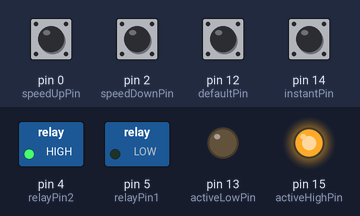
Simulated run of this sketch. Board: Arduino Uno, built with avr-gcc and run on an emulated ATmega328P. Shown: switched loads named in the sketch (green lamp = pin HIGH), output pins drawn as LEDs (lit = HIGH). The test bench sets the inputs (shaded band); at power-on: pin 0 (speedUpPin), pin 2 (speedDownPin), pin 12 (defaultPin), pin 14 (instantPin) HIGH.

Above: at 5.0 s.
At 15.0 s:
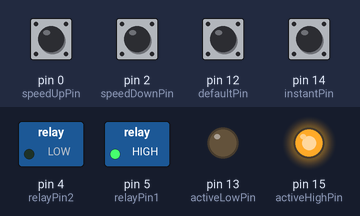
Timing chart, 0 to 23.0 s (numbered marks = the images above):
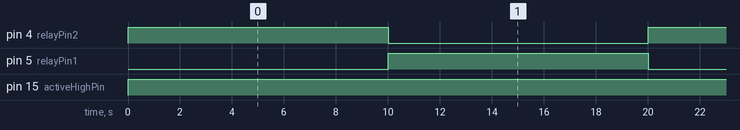

Measured:
- by itself, pin 4 (relayPin2), pin 5 (relayPin1): alternates HIGH for 10.0 s and LOW for 10.0 s
- by itself, pin 15 (activeHighPin): LOW → HIGH at 0.00 s

The sketch:

vixl-advanced-attempt.ino
```cpp
const int relayPin1 = 5; // GPIO5 (D1 on NodeMCU)
const int relayPin2 = 4; // GPIO4 (D2 on NodeMCU)
const int speedUpPin = 0; // GPIO0 (D3 on NodeMCU, adjust if different)
const int speedDownPin = 2; // GPIO2 (D4 on NodeMCU, adjust if different)
const int instantPin = 14; // GPIO14 (D5 on NodeMCU, adjust if different)
const int defaultPin = 12; // GPIO12 (D6 on NodeMCU, adjust if different)
const int activeLowPin = 13; // GPIO13 (D7 on NodeMCU, adjust if different)
const int activeHighPin = 15; // GPIO15 (D8 on NodeMCU, adjust if different)

int delayTime = 10000; // Initial delay time in milliseconds
bool instant = false;

void setup() {
  pinMode(relayPin1, OUTPUT);
  pinMode(relayPin2, OUTPUT);
  pinMode(speedUpPin, INPUT_PULLUP);
  pinMode(speedDownPin, INPUT_PULLUP);
  pinMode(instantPin, INPUT_PULLUP);
  pinMode(defaultPin, INPUT_PULLUP);
  pinMode(activeLowPin, OUTPUT);
  pinMode(activeHighPin, OUTPUT);

  digitalWrite(relayPin1, HIGH);
  digitalWrite(relayPin2, HIGH);
}

void loop() {
  if (!digitalRead(speedUpPin)) {
    delayTime += 1000; // Increase delay by 1 second
    while(!digitalRead(speedUpPin)); // Wait for button release
  }
  if (!digitalRead(speedDownPin)) {
    delayTime -= 1000; // Decrease delay by 1 second
    delayTime = max(0, delayTime); // Ensure delayTime doesn't go negative
    while(!digitalRead(speedDownPin)); // Wait for button release
  }
  if (!digitalRead(instantPin)) {
    instant = true;
    while(!digitalRead(instantPin)); // Wait for button release
  }
  if (!digitalRead(defaultPin)) {
    instant = false;
    delayTime = 10000; // Reset to default delay time
    while(!digitalRead(defaultPin)); // Wait for button release
  }

  digitalWrite(relayPin1, LOW);
  digitalWrite(relayPin2, HIGH);
  setIndicatorPins(LOW);
  if (!instant) delay(delayTime);

  digitalWrite(relayPin1, HIGH);
  digitalWrite(relayPin2, LOW);
  setIndicatorPins(LOW);
  if (!instant) delay(delayTime);
  else delay(1); // Minimal delay to ensure the loop continues smoothly
}

void setIndicatorPins(bool relayState) {
  digitalWrite(activeLowPin, relayState);
  digitalWrite(activeHighPin, !relayState);
  if (instant) {
    digitalWrite(activeLowPin, LOW); // Always LOW if in instant mode
    digitalWrite(activeHighPin, HIGH); // Always HIGH if in instant mode
  }
}
```
